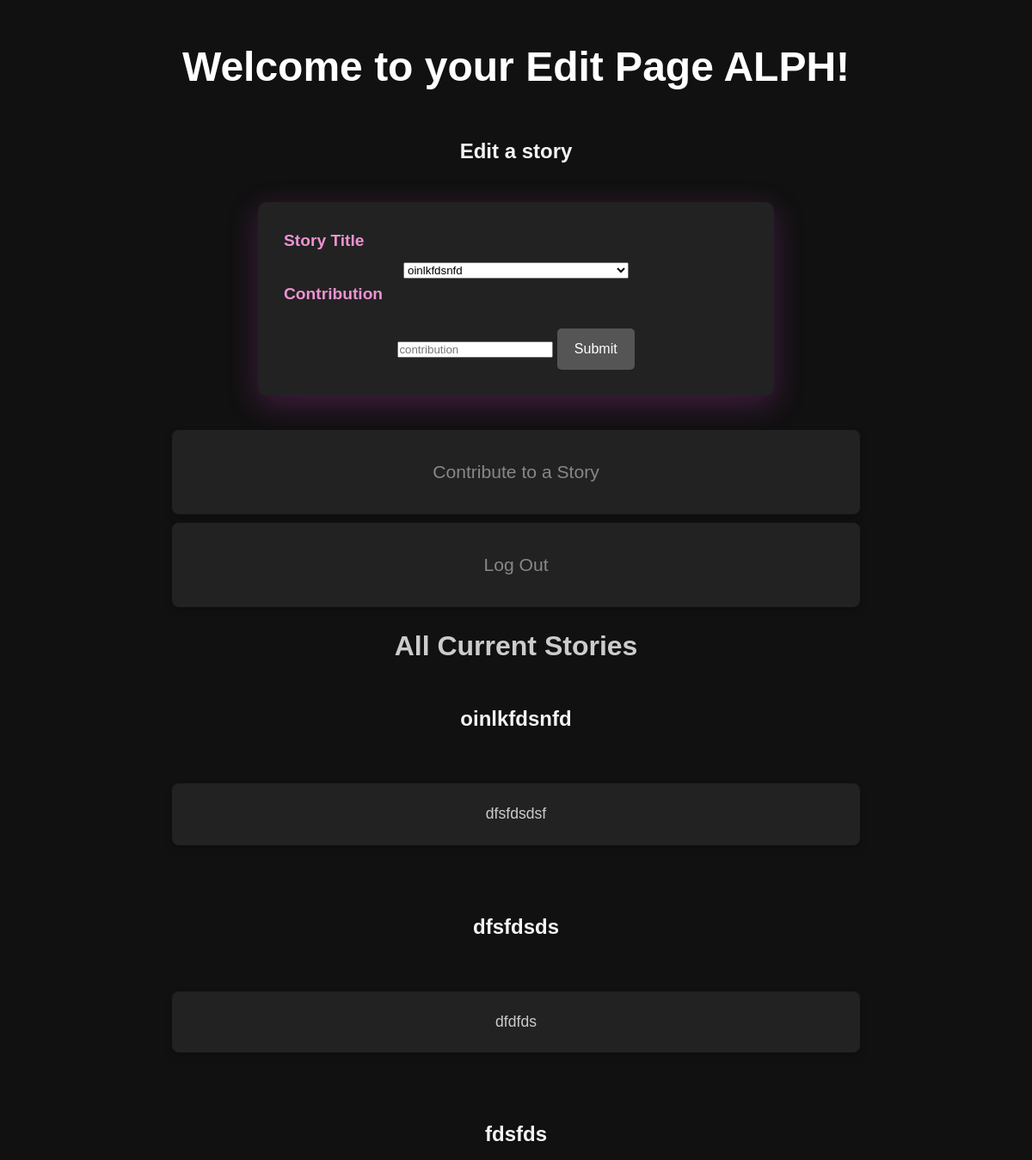
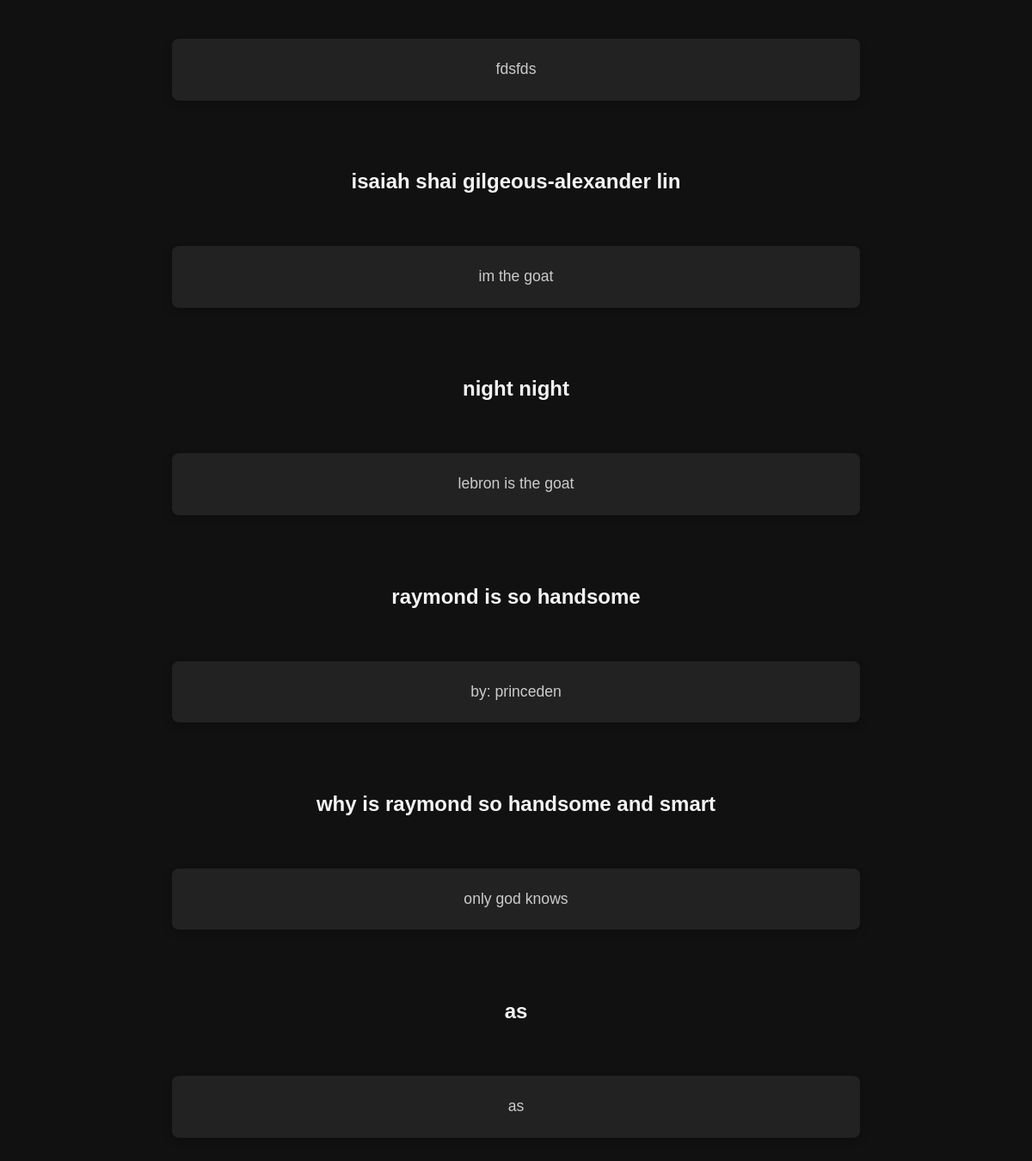
The page /edit_story (signed in) on the database its author committed (2 pictures, top to bottom).
### tables this page shows
CREATE TABLE stories(story_id INTEGER PRIMARY KEY, title TEXT NOT NULL, content TEXT NOT NULL, user_id INTEGER, FOREIGN KEY (user_id) REFERENCES users(user_id));

### app/__init__.py (the view)
@app.route("/edit_story",  methods=['POST', 'GET'])
def edit_story():
    return render_template('edit_story.html', user = session["username"], stories = db_helpers.open_stories(session["user_id"]))

### app/db_helpers.py (called while the page is built)
def contributed_to_story(user_id, story_id):
    rows = []
    c.execute(f"SELECT * FROM stories WHERE story_id = {int(story_id)} AND user_id = {int(user_id)}")
    rows.append(c.fetchall())
    c.execute(f"SELECT * FROM contributions WHERE user_id = {user_id} AND story_id = {story_id}")
    rows.append(c.fetchall())
    for i in rows:
        if len(i) != 0:
            return True
    return False

def get_recent_contribution(story_id):
    c.execute(f"SELECT title, content FROM stories WHERE story_id = {story_id}")
    story = c.fetchall()[0]
    complete_story = {}
    complete_story["title"] = story[0]
    complete_story["content"] = ""
    c.execute(f"SELECT contribution FROM contributions WHERE story_id = {story_id}")
    contributions = c.fetchall()
    print(contributions)
    print(len(contributions))
    if len(contributions) == 0:
        complete_story["content"] = story[1]
    else:
        i = contributions[-1]
        complete_story["content"] = complete_story["content"] + " " + i[0]
    return complete_story

def open_stories(user_id):
    stories = []
    c.execute(f"SELECT story_id FROM stories")
    story_ids = c.fetchall()
    for id in story_ids:
        if not contributed_to_story(user_id, id[0]):
            stories.append(get_recent_contribution(id[0]))
    return stories

### app/templates/edit_story.html (shortened to what this page needs)
<!DOCTYPE html>
<html>
  <head>
    <link rel="stylesheet" href="static/styles.css">
  </head>
  <body>
    <h1>
        Welcome to your Edit Page {{ user }}!
    </h1>
    <h3> Edit a story</h3>
    <form id = "edit" action="/edited_story" method="POST">
        <label for="story_title"><b>Story Title</b></label>
        <select name="story_title" id="story_title">
            {% for story in stories %}
            <option value= "{{story['title']}}" >{{story['title']}}</option>
            {%endfor%}
          </select>
      <label for="contribution"><b>Contribution</b></label>
      <input type="contribution" placeholder="contribution" name="contribution">
      <button type="submit" name="sub1" value="submit">Submit</button>
    </form>
  <p>
    <a href="/edit_story">Contribute to a Story</a>
</p>
  <p>
      <a href="/logout">Log Out </a>
  </p>
  <h2> All Current Stories</h2>
    {% for story in stories %}
    <h3> {{story['title']}} </h3> <br>
     <p>{{story['content']}}</p>
    <br>
    {%endfor%}
  </body>

### app/static/styles.css (style rules this page uses)
* { margin: 0; padding: 0; box-sizing: border-box; font-family: Arial, sans-serif; }
body { background-color: #111; color: #f4f4f4; padding: 0; line-height: 1.6; text-align: center; }
h1 { font-size: 3em; font-weight: bold; color: #ffffff; margin-top: 40px; }
h2, h3 { font-size: 2em; color: #cccccc; margin: 20px 0; }
form { background-color: #222; padding: 30px; margin: 40px auto; border-radius: 10px; box-shadow: 0 4px 15px rgba(0, 0, 0, 0.3); max-width: 600px; }
form[id="login"], form[id="logout"], form[id="edit"], form[id="home"] { background-color: #222; padding: 30px; margin: 40px auto; border-radius: 10px; box-shadow: 0 10px 35px rgba(180, 56, 174, 0.3); max-width: 600px; }
form label { display: block; color: #888888; font-weight: bold; font-size: 1.2em; margin-bottom: 5px; text-align: left; }
form button[type="submit"], form input[type="submit"] { background-color: #555; color: white; font-size: 1em; padding: 15px 20px; margin-top: 20px; border: none; border-radius: 5px; cursor: pointer; transition: background-color 0.3s; }
label[for="passwordLN"], label[for="usernameLN"], label[for="title"], label[for="content"], label[for="story_title"], label[for="contribution"] { display: block; color: #ed93d2; font-weight: bold; font-size: 1.2em; margin-bottom: 5px; text-align: left; }
a { color: #888; text-decoration: none; font-size: 1.2em; padding: 10px; display: inline-block; transition: color 0.3s; }
h3 { font-size: 1.5em; color: #f4f4f4; margin-top: 40px; }
p { background-color: #222; padding: 20px; border-radius: 8px; font-size: 1.1em; color: #cccccc; line-height: 1.8; max-width: 800px; margin: 10px auto; box-shadow: 0 4px 10px rgba(0, 0, 0, 0.2); }

### rows shown on the page
stories: title "oinlkfdsnfd", content "dfsfdsdsf"
stories: title "dfsfdsds", content "dfdfds"
stories: title "fdsfds", content "fdsfds"
stories: title "isaiah shai gilgeous-alexander lin", content "im the goat"
stories: title "night night", content "lebron is the goat"
stories: title "raymond is so handsome", content "by: princeden"
stories: title "why is raymond so handsome and smart", content "only god knows"
stories: title "as", content "as"

### other values the page prints
{{ user }} "ALPH"
form field story_title "oinlkfdsnfd"
